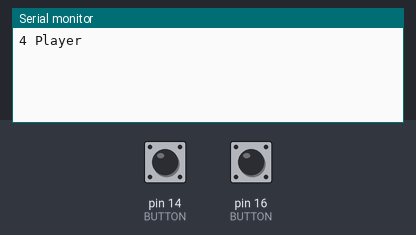
This sketch was run on a simulated Arduino Uno, built with avr-gcc and run on an emulated ATmega328P. On the bench: the last lines printed to the serial monitor. The test bench sets the inputs (shaded band); at power-on: pin 14 (BUTTON) HIGH, pin 16 (BUTTON) HIGH. Random numbers use the default seed unless the sketch sets one.

Above: at 1.2 s.
1.3 s: pin 14 (BUTTON) pulled LOW for 0.15 s
At 6.7 s:
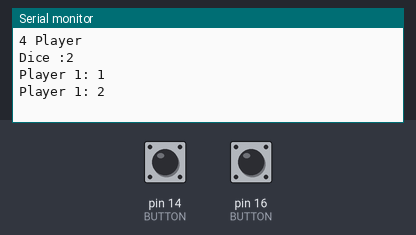
7.0 s: pin 16 (BUTTON) pulled LOW for 0.15 s
At 13.1 s:
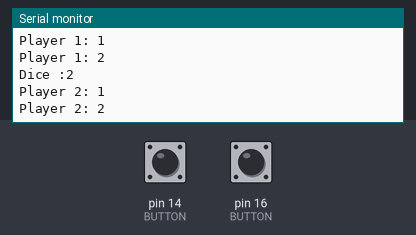

Measured:
- after the input at 1.3 s, the serial monitor: prints a new line after 4.2 s (image 1)
- after the input at 7.0 s, the serial monitor: prints a new line after 4.2 s (image 2)

The sketch:

Event.ino
```cpp
#define BUTTON1 16
#define BUTTON2 14
byte BUTTON[][2] = {{BUTTON1, 1}, {BUTTON2, 1}};
byte Player_count = 4;
byte finish = 46;
int Event [][3] = {
  { 1,   0,   5},
  { 3,   0,  -2},
  { 7,   0,   0}, //Random
  {11,   0, -11},
  {15,   0,   3},
  {17,   1,   0},
  {19,   2,   0},
  {39,   2,   0},
  {22,   0,  -7},
  {28,   0,   4},
  {31,   0,   3},
  {35,   0,   3},
  {43,   0, -3}
};
String Event_txt[] {
  "NEPTUNE \n+ 5 point",
  "URANUS \nGoto NEPTUNE",
  "SATURN \nRoll !",
  "You meeting with Alien \nGo to Start point",
  "JUPITER \n+ 3 point",
  "SPACE STATION \nYou need some rest 1 turn"
  ""
};
uint32_t Player[][4] = {
  {0xFFFFFF, 0, 0, 0},
  {0xFFFFFF, 0, 0, 1},
  {0xFFFFFF, 0, 0, 0},
  {0xFFFFFF, 0, 0, 1}
};

uint32_t COLOR [] {
  0xFF0000,
  0xFF1493,
  0x9400D3,
  0x0000FF,
  0x00FFFF,
  0x00FF00,
  0x006400,
  0xFFFF00,
  0xD2691E
};
String Color_str[] {
  "red",
  "pink",
  "violet",
  "blue",
  "cyan",
  "lime",
  "green",
  "Yellow",
  "chocolate"
};
void setup() {
  Serial.begin(9600);
  for (byte i = 0; i < sizeof(BUTTON) / sizeof(BUTTON[0]); i++) {
    pinMode(BUTTON[i][0], INPUT_PULLUP);
  }
  Serial.println(String(Player_count) + " Player");
}


void loop() {
  for (byte i = 0; i < 4; i++) {
    Player[i][0] = 0xFFFFFF;
    Player[i][1] = 0;
    Player[i][2] = 0;
    Player[i][3] = 0;
  }

  //Player_count = PLAYER();
  //Serial.println(String(Player_count) + " Player");
  // color_select(Player_count);
  while (true) {
    for (byte i = 0; i < Player_count; i++) {
      if (Player[i][3] == 0) {
        Player[i][1]++;
        if (Player[i][1] > 0) {
          Round(i, dice());
          Player[i][1]--;
          if (Player[i][2] == finish) {
            Player[i][3] == 1;
            Serial.println("YOU WIN !!!!");
          }
          for (byte j = 0; j < sizeof(Event) / sizeof(Event[0]); j++) {
            if (Player[i][2] == Event[j][0]) {
              if (j == 2) {
                RanD(i);
                break;
              }
              Serial.println("EVENT");
              if (Event[j][1] != 0) {
                Serial.println(Event_txt[j]);
                Player[i][1] -=  Event[j][1];
              } else {
                Serial.println(Event_txt[j]);
                Round(i, Event[j][2]);
              }
            }
          }
        }
      }
    }
  }
}
//----------------------------------------------------------สุ่ม-------------------------------------------------------------------//
void RanD(byte i) {
  int delayTime = 100;
  byte check ;
  for (int k = 0; k < 10; k++) {
    check = random(3);
    Serial.println(check);
    delay(delayTime);
    delayTime += 100;
  }

  switch (check) {
    case 0:
      Serial.println("point -3");
      Round(i, -3);
      break;
    case 1:
      Serial.println("point 3");
      Round(i, 3);
      break;
    case 2:
      Serial.println("Turn -1");
      Player[i][1] -=  1;
      break;
  }
}
//--------------------------------------------------------------เดิน----------------------------------------------------------------//
byte Round(byte i, int num_dice) {
  int check = Player[i][2] + num_dice;
  if (num_dice < 0) {
    num_dice = abs(num_dice);
    for (int j = 1 ; j <= num_dice; j++) {
      Player[i][2] -= 1;
      if (Player[i][2] > finish) {
        Player[i][2] = 0;
      }
      Serial.println("Player " + String(i + 1) + ": " + (Player[i][2]));
      delay(500);
    }
  } else {
    for (int j = 1 ; j <= num_dice; j++) {
      if (Player[i][2] < finish) {
        Player[i][2] += 1;
        Serial.println("Player " + String(i + 1) + ": " + (Player[i][2]));
        delay(500);
      }
      else {
        for (int j = 1; j <= (check - finish); j++) {
          Player[i][2] -= 1;
          Serial.println("Player " + String(i + 1) + ": " + (Player[i][2]));
          delay(500);
        }
        break;
      }
    }
  }
}
//----------------------------------------------------------------ทอยลูกเต๋า---------------------------------------------------------------//
byte dice() {
  byte count = 0;
  byte point;
  uint32_t delaytime = millis();
  while (true) {
    if (millis() - delaytime > 500  ) {
      delaytime = millis();
      count ++;
      if (count > 6) {
        count = 1;
      }
      //  Serial.println(count);
    }
    byte state = state_BUTTON();
    if (state != 0) {
      point = random(1, 7);
      delaytime = 200;
      for (int i = 0; i < 6; i++) {
        //   Serial.println(random(1,6));
        delay(delaytime);
        delaytime += 200;
      }
      Serial.println("Dice :" + String(point));
      return point;
    }
  }
}
//----------------------------------------------------------------เลือกสี---------------------------------------------------------------//
void color_select(byte count) {
  for (byte i = 0; i < count; i++) {
    byte count_2 = 0;
    Serial.println("PLAYER :" + String(i + 1));
    while (true) {
      Serial.println(Color_str[count_2]);
      byte state = state_BUTTON();
      for (int j = 0; j < count; j++) {
        if (COLOR[count_2] == Player[j][0]) {
          count_2++;
        }
      }
      if (state != 0) {
        if (state == 1) {
          count_2++;
        } else {
          Player[i][0] = COLOR[count_2];
          break  ;
        }
        if (count_2 >= sizeof(COLOR) / sizeof(COLOR[0])) {
          count_2 = 0;
        }
      }
    }
  }
}
//----------------------------------------------------------------กำหนดเพลเยอร์---------------------------------------------------------------//
byte PLAYER () {
  byte count = 2;
  while (true) {
    byte state = state_BUTTON();
    if (state != 0) {
      if (state == 1) {
        count++;
      } else {
        return count ;
      }
      if (count > 4) {
        count = 2;
      }
      Serial.println(String(count));
    }
  }
}
//----------------------------------------------------------------ปุ่ม---------------------------------------------------------------//
int state_BUTTON () {
  for (byte i = 0; i < sizeof(BUTTON) / sizeof(BUTTON[0]); i++) {
    if (!digitalRead(BUTTON[i][0]) and BUTTON[i][1]) {
      //Serial.println(" i = "+String(i)+" BUTTON = "+String(digitalRead(BUTTON[i][0])));
      BUTTON[i][1] = 0;
      return i + 1;
    } else if (digitalRead(BUTTON[i][0]) and !BUTTON[i][1]) {
      BUTTON[i][1] = 1;
    }
    delay(5);
  } return 0;
}
```
